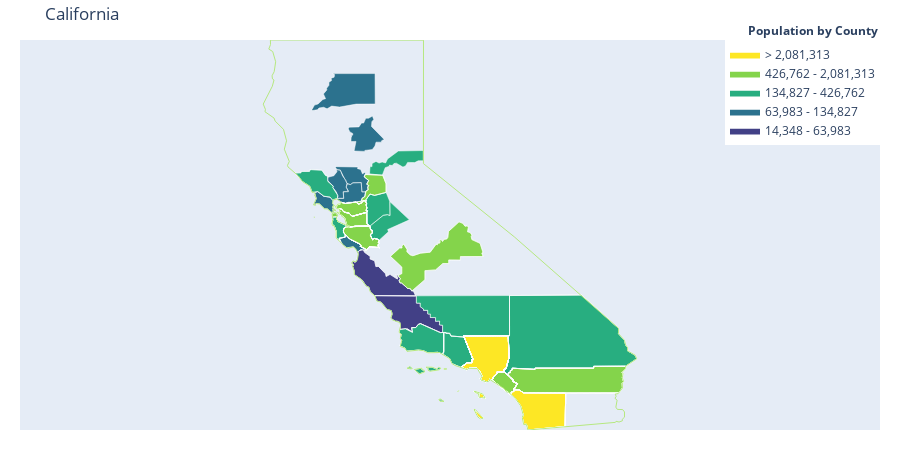

Notebook code cell kept with this figure:
### Markdown cell above
There seems to be a positive correlation between population and number of stores in a county.

### Code cell
# creating choropleth
values = df_county['Total.Pop'].tolist()
fips = df_county['FIPS'].tolist()

fig = ff.create_choropleth(
    fips=fips, values=values, scope=['CA'],
    binning_endpoints=[14348, 63983, 134827, 426762, 2081313],
    county_outline={'color': 'rgb(255,255,255)', 'width': 0.5}, round_legend_values=False,
    legend_title='Population by County', title='California',
        state_outline={'width': 1},
)

iplot(fig, filename='Choropleth Map Creation')

### Figure 1 — Plotly figure (JSON) as saved in the notebook; plotly's stock layout.template omitted (floating-point values rounded to 4 significant figures; data arrays with more than 128 entries replaced by an {"elided": "..."} marker saying what was removed)
{"data": [{"fill": "toself", "fillcolor": "rgb(68, 1, 84)", "hoverinfo": "none", "line": {"color": "rgb(255,255,255)", "width": 0.5}, "mode": "lines", "name": "< 14,348", "type": "scatter", "x": [], "y": []}, {"fill": "toself", "fillcolor": "rgb(66, 64, 134)", "hoverinfo": "none", "line": {"color": "rgb(255,255,255)", "width": 0.5}, "mode": "lines", "name": "14,348 - 63,983", "type": "scatter", "x": {"elided": "152 float values"}, "y": {"elided": "152 float values"}}, {"fill": "toself", "fillcolor": "rgb(44, 114, 142)", "hoverinfo": "none", "line": {"color": "rgb(255,255,255)", "width": 0.5}, "mode": "lines", "name": "63,983 - 134,827", "type": "scatter", "x": {"elided": "215 float values"}, "y": {"elided": "215 float values"}}, {"fill": "toself", "fillcolor": "rgb(40, 174, 128)", "hoverinfo": "none", "line": {"color": "rgb(255,255,255)", "width": 0.5}, "mode": "lines", "name": "134,827 - 426,762", "type": "scatter", "x": {"elided": "601 float values"}, "y": {"elided": "601 float values"}}, {"fill": "toself", "fillcolor": "rgb(132, 212, 75)", "hoverinfo": "none", "line": {"color": "rgb(255,255,255)", "width": 0.5}, "mode": "lines", "name": "426,762 - 2,081,313", "type": "scatter", "x": {"elided": "1172 float values"}, "y": {"elided": "1172 float values"}}, {"fill": "toself", "fillcolor": "rgb(253, 231, 37)", "hoverinfo": "none", "line": {"color": "rgb(255,255,255)", "width": 0.5}, "mode": "lines", "name": "> 2,081,313", "type": "scatter", "x": {"elided": "1065 float values"}, "y": {"elided": "1065 float values"}}, {"hoverinfo": "text", "legendgroup": "centroids", "marker": {"color": "white", "opacity": 0}, "mode": "markers", "name": "US Counties", "selected": {"marker": {"color": "white", "opacity": 1, "size": 3}}, "showlegend": false, "text": {"elided": "183 str values"}, "type": "scatter", "unselected": {"marker": {"opacity": 0}}, "x": [[-119.4], [-119.1], [-119.5], [-119.4], [-119.1], [-119.5], [-119.4], [-119.1], [-119.5], [-119.0], [-119.7], [-120.1], [-120.4], [-120.0], [-119.0], [-119.7], [-120.1], [-120.4], [-120.0], [-119.0], [-119.7], [-120.1], [-120.4], [-120.0], [-123.0], [-122.3], [-122.4], [-122.4], [-122.4], [-122.4], [-122.7], [-122.4], [-122.7], [-118.4], [-118.5], [-118.2], [-118.4], [-118.5], [-118.2], [-118.4], [-118.5], [-118.2], [-118.4], [-118.5], [-118.2], [-118.4], [-118.5], [-118.2], [-118.4], [-118.5], [-118.2], [-118.4], [-118.5], [-118.2], [-118.4], [-118.5], [-118.2], [-118.4], [-118.5], [-118.2], [-118.4], [-118.5], [-118.2], [-118.4], [-118.5], [-118.2], [-118.4], [-118.5], [-118.2], [-118.4], [-118.5], [-118.2], [-118.4], [-118.5], [-118.2], [-118.4], [-118.5], [-118.2], [-118.4], [-118.5], [-118.2], [-118.4], [-118.5], [-118.2], [-118.4], [-118.5], [-118.2], [-118.4], [-118.5], [-118.2], [-118.4], [-118.5], [-118.2], [-118.4], [-118.5], [-118.2], [-118.4], [-118.5], [-118.2], -121.9, -121.9, -121.9, -121.9, -121.9, -121.9, -121.9, -121.6, -121.9, -121.9, -121.9, -121.9, -121.9, -121.9, -121.9, -121.9, -119.6, -119.6, -118.7, -121.2, -121.2, -122.3, -117.8, -117.8, -117.8, -117.8, -117.8, -117.8, -117.8, -117.8, -117.8, -117.8, -117.8, -117.8, -117.8, -117.8, -117.8, -117.8, -117.8, -120.7, -116.0, -116.0, -116.0, -116.0, -116.0, -116.0, -121.3, -121.3, -121.3, -116.2, -116.2, -116.2, -116.7, -116.7, -116.7, -116.7, -116.7, -116.7, -116.7, -121.3, -120.4, -120.4, -122.3, -122.3, -122.3, -122.3, -122.3, -122.3, -121.7, -121.7, -121.7, -121.7, -121.7, -121.7, -121.7, -121.7, -122.0, -122.0, -122.0, -121.9, -122.9, -122.9, -121.0, -121.9], "y": [[34.01], [34.47], [33.25], [34.01], [34.47], [33.25], [34.01], [34.47], [33.25], [33.48], [34.01], [33.97], [34.04], [34.72], [33.48], [34.01], [33.97], [34.04], [34.72], [33.48], [34.01], [33.97], [34.04], [34.72], [37.7], [37.78], [37.82], [37.86], [37.76], [37.86], [38.07], [37.86], [38.07], [33.38], [32.9], [34.36], [33.38], [32.9], [34.36], [33.38], [32.9], [34.36], [33.38], [32.9], [34.36], [33.38], [32.9], [34.36], [33.38], [32.9], [34.36], [33.38], [32.9], [34.36], [33.38], [32.9], [34.36], [33.38], [32.9], [34.36], [33.38], [32.9], [34.36], [33.38], [32.9], [34.36], [33.38], [32.9], [34.36], [33.38], [32.9], [34.36], [33.38], [32.9], [34.36], [33.38], [32.9], [34.36], [33.38], [32.9], [34.36], [33.38], [32.9], [34.36], [33.38], [32.9], [34.36], [33.38], [32.9], [34.36], [33.38], [32.9], [34.36], [33.38], [32.9], [34.36], [33.38], [32.9], [34.36], 37.65, 37.65, 37.65, 37.65, 37.65, 37.65, 37.65, 39.67, 37.92, 37.92, 37.92, 37.92, 37.92, 37.92, 37.92, 37.92, 36.76, 36.76, 35.34, 36.22, 36.22, 38.51, 33.7, 33.7, 33.7, 33.7, 33.7, 33.7, 33.7, 33.7, 33.7, 33.7, 33.7, 33.7, 33.7, 33.7, 33.7, 33.7, 33.7, 39.06, 33.74, 33.74, 33.74, 33.74, 33.74, 33.74, 38.45, 38.45, 38.45, 34.84, 34.84, 34.84, 33.03, 33.03, 33.03, 33.03, 33.03, 33.03, 33.03, 37.93, 35.39, 35.39, 37.42, 37.42, 37.42, 37.42, 37.42, 37.42, 37.23, 37.23, 37.23, 37.23, 37.23, 37.23, 37.23, 37.23, 37.06, 37.06, 40.76, 38.27, 38.53, 38.53, 37.56, 38.69]}, {"hoverinfo": "text", "legendgroup": "States", "line": {"width": 1}, "mode": "lines", "showlegend": false, "type": "scatter", "x": {"elided": "263 float values"}, "y": {"elided": "263 float values"}}], "layout": {"annotations": [{"showarrow": false, "text": "<b>Population by County</b>", "x": 1, "xanchor": "right", "xref": "paper", "y": 1.05, "yref": "paper"}], "dragmode": "select", "height": 450, "hovermode": "closest", "legend": {"traceorder": "reversed", "x": 1, "xanchor": "right", "y": 1, "yanchor": "top"}, "margin": {"b": 20, "l": 20, "r": 20, "t": 40}, "title": {"text": "California"}, "width": 900, "xaxis": {"autorange": false, "fixedrange": true, "range": [-131.1, -107.4], "showgrid": false, "showticklabels": false, "zeroline": false}, "yaxis": {"autorange": false, "fixedrange": true, "range": [32.53, 42.0], "showgrid": false, "showticklabels": false, "zeroline": false}}}
